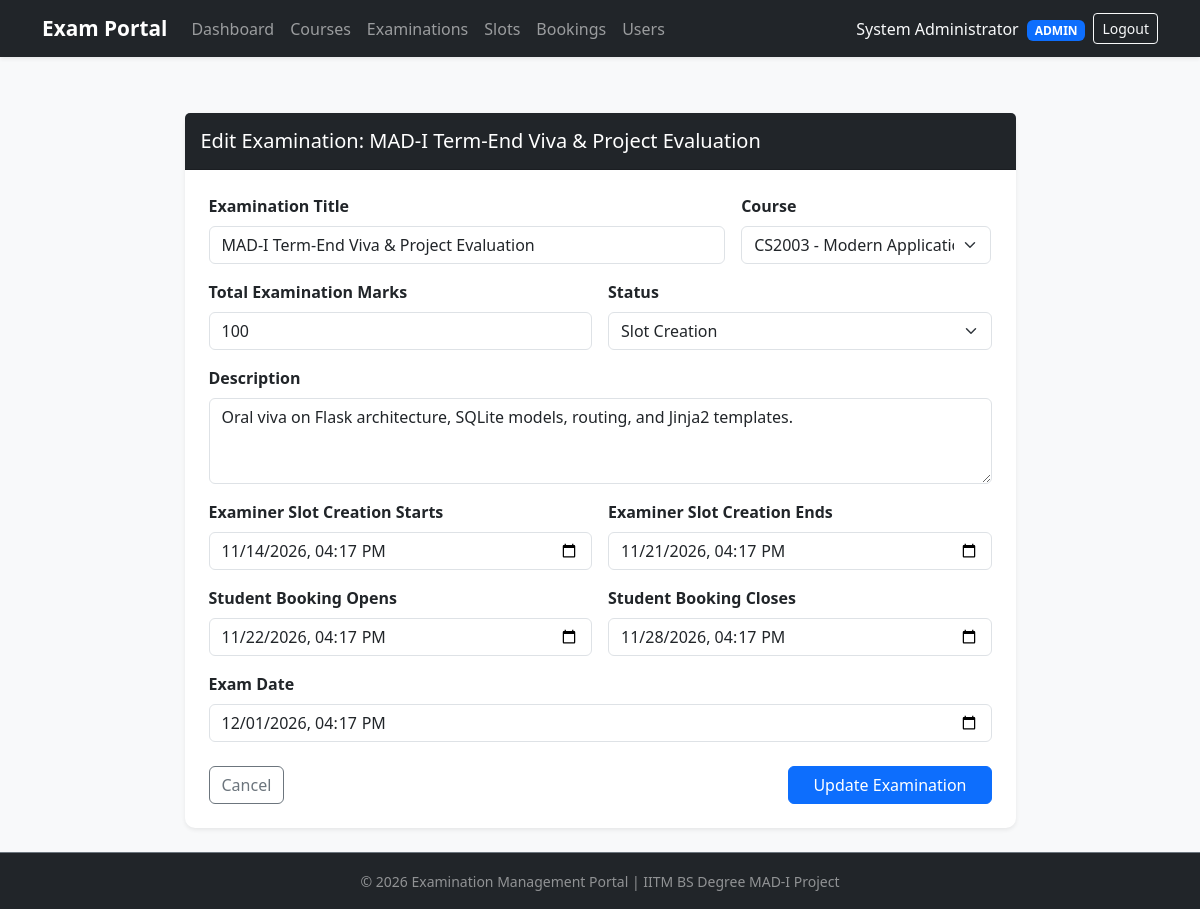
Screenshot of /admin/examinations/1/edit (signed in) with the database file from the repository.
### models.py (models this page shows, shortened)
class Examination(db.Model):
    __tablename__ = 'examinations'
    id = db.Column(db.Integer, primary_key=True)
    course_id = db.Column(db.Integer, db.ForeignKey('courses.id'), nullable=False)
    title = db.Column(db.String(200), nullable=False)
    description = db.Column(db.Text, nullable=True)
    total_marks = db.Column(db.Integer, nullable=False, default=100)
    status = db.Column(db.String(30), nullable=False, default='Draft')
    slot_creation_start = db.Column(db.DateTime, nullable=True)
    slot_creation_end = db.Column(db.DateTime, nullable=True)
    booking_start = db.Column(db.DateTime, nullable=True)
    booking_end = db.Column(db.DateTime, nullable=True)
    exam_date = db.Column(db.DateTime, nullable=True)
    created_at = db.Column(db.DateTime, default=datetime.utcnow)
    rubrics = db.relationship('ExaminationRubric', backref='examination', cascade='all, delete-orphan', lazy=True)
    slots = db.relationship('ExaminationSlot', backref='examination', cascade='all, delete-orphan', lazy=True)

class Course(db.Model):
    __tablename__ = 'courses'
    id = db.Column(db.Integer, primary_key=True)
    course_code = db.Column(db.String(20), unique=True, nullable=False)
    course_name = db.Column(db.String(150), nullable=False)
    description = db.Column(db.Text, nullable=True)
    created_at = db.Column(db.DateTime, default=datetime.utcnow)
    examinations = db.relationship('Examination', backref='course', cascade='all, delete-orphan', lazy=True)

### admin.py (the view, shortened to what this page needs)
@admin_bp.route('/examinations/<int:exam_id>/edit', methods=['GET', 'POST'])
@role_required('admin')
def edit_examination(exam_id):
    exam = Examination.query.get_or_404(exam_id)
    courses = Course.query.order_by(Course.course_code.asc()).all()
    return render_template('admin/edit_examination.html', exam=exam, courses=courses)

### utils.py (called while the page is built)
def role_required(*roles):
    def decorator(f):
        @wraps(f)
        def decorated(*args, **kwargs):
            if 'user_id' not in session:
                flash('Please log in to continue.', 'warning')
                return redirect(url_for('auth.login'))
            if session.get('user_role') not in roles:
                flash('You do not have permission to access that page.', 'danger')
                return redirect(url_for('auth.login'))
            return f(*args, **kwargs)
        return decorated
    return decorator

### templates/admin/edit_examination.html (shortened to what this page needs)
{% extends 'base.html' %}
{% block content %}
<div class="row justify-content-center">
    <div class="col-md-9">
        <div class="card shadow-sm border-0 mt-3">
            <div class="card-header bg-dark text-white py-3">
                <h5 class="mb-0">Edit Examination: {{ exam.title }}</h5>
            </div>
            <div class="card-body p-4">
                <form method="POST">
                    <div class="row g-3 mb-3">
                        <div class="col-md-8">
                            <label class="form-label fw-semibold">Examination Title</label>
                            <input type="text" name="title" class="form-control" value="{{ exam.title }}" required>
                        </div>
                        <div class="col-md-4">
                            <label class="form-label fw-semibold">Course</label>
                            <select name="course_id" class="form-select" required>
                                {% for course in courses %}
                                    <option value="{{ course.id }}" {% if exam.course_id == course.id %}selected{% endif %}>
                                        {{ course.course_code }} - {{ course.course_name }}
                                    </option>
                                {% endfor %}
                            </select>
                        </div>
                    </div>
                    <div class="row g-3 mb-3">
                        <div class="col-md-6">
                            <label class="form-label fw-semibold">Total Examination Marks</label>
                            <input type="number" name="total_marks" class="form-control" value="{{ exam.total_marks }}" min="1" required>
                        </div>
                        <div class="col-md-6">
                            <label class="form-label fw-semibold">Status</label>
                            <select name="status" class="form-select">
                                {% for status_option in ['Draft', 'Slot Creation', 'Booking Open', 'Closed', 'Completed'] %}
                                    <option value="{{ status_option }}" {% if exam.status == status_option %}selected{% endif %}>{{ status_option }}</option>
                                {% endfor %}
                            </select>
                        </div>
                    </div>
                    <div class="mb-3">
                        <label class="form-label fw-semibold">Description</label>
                        <textarea name="description" class="form-control" rows="3">{{ exam.description or '' }}</textarea>
                    </div>
                    <div class="row g-3 mb-3">
                        <div class="col-md-6">
                            <label class="form-label fw-semibold">Examiner Slot Creation Starts</label>
                            <input type="datetime-local" name="slot_creation_start" class="form-control"
                                   value="{{ exam.slot_creation_start.strftime('%Y-%m-%dT%H:%M') if exam.slot_creation_start else '' }}">
                        </div>
                        <div class="col-md-6">
                            <label class="form-label fw-semibold">Examiner Slot Creation Ends</label>
                            <input type="datetime-local" name="slot_creation_end" class="form-control"
                                   value="{{ exam.slot_creation_end.strftime('%Y-%m-%dT%H:%M') if exam.slot_creation_end else '' }}">
                        </div>
                    </div>
                    <div class="row g-3 mb-3">
                        <div class="col-md-6">
                            <label class="form-label fw-semibold">Student Booking Opens</label>
                            <input type="datetime-local" name="booking_start" class="form-control"
                                   value="{{ exam.booking_start.strftime('%Y-%m-%dT%H:%M') if exam.booking_start else '' }}">
                        </div>
                        <div class="col-md-6">
                            <label class="form-label fw-semibold">Student Booking Closes</label>
                            <input type="datetime-local" name="booking_end" class="form-control"
                                   value="{{ exam.booking_end.strftime('%Y-%m-%dT%H:%M') if exam.booking_end else '' }}">
                        </div>
                    </div>
                    <div class="mb-4">
                        <label class="form-label fw-semibold">Exam Date</label>
                        <input type="datetime-local" name="exam_date" class="form-control"
                               value="{{ exam.exam_date.strftime('%Y-%m-%dT%H:%M') if exam.exam_date else '' }}">
                    </div>
                    <div class="d-flex justify-content-between">
                        <a href="{{ url_for('admin.manage_examinations') }}" class="btn btn-outline-secondary">Cancel</a>
                        <button type="submit" class="btn btn-primary px-4">Update Examination</button>
                    </div>
                </form>
            </div>
        </div>
    </div>
</div>
{% endblock %}

### static/style.css (style rules this page uses)
body { min-height: 100vh; display: flex; flex-direction: column; background-color: #f8f9fa; }
.card { border: none; border-radius: 10px; box-shadow: 0 2px 8px rgba(0, 0, 0, 0.1); transition: transform 0.2s ease; }

### rows the page displays
Examination: title "MAD-I Term-End Viva & Project Evaluation", course_id "CS2003 - Modern Application Development I", total_marks "100", status "Slot Creation", description "Oral viva on Flask architecture, SQLite models, routing, and Jinja2 templates.", slot_creation_start "11/14/2026 16:17", slot_creation_end "11/21/2026 16:17", booking_start "11/22/2026 16:17", booking_end "11/28/2026 16:17", exam_date "12/01/2026 16:17"

### other values shown
{{ session.user_name }} "System Administrator"
{{ session.user_role }} "ADMIN"
